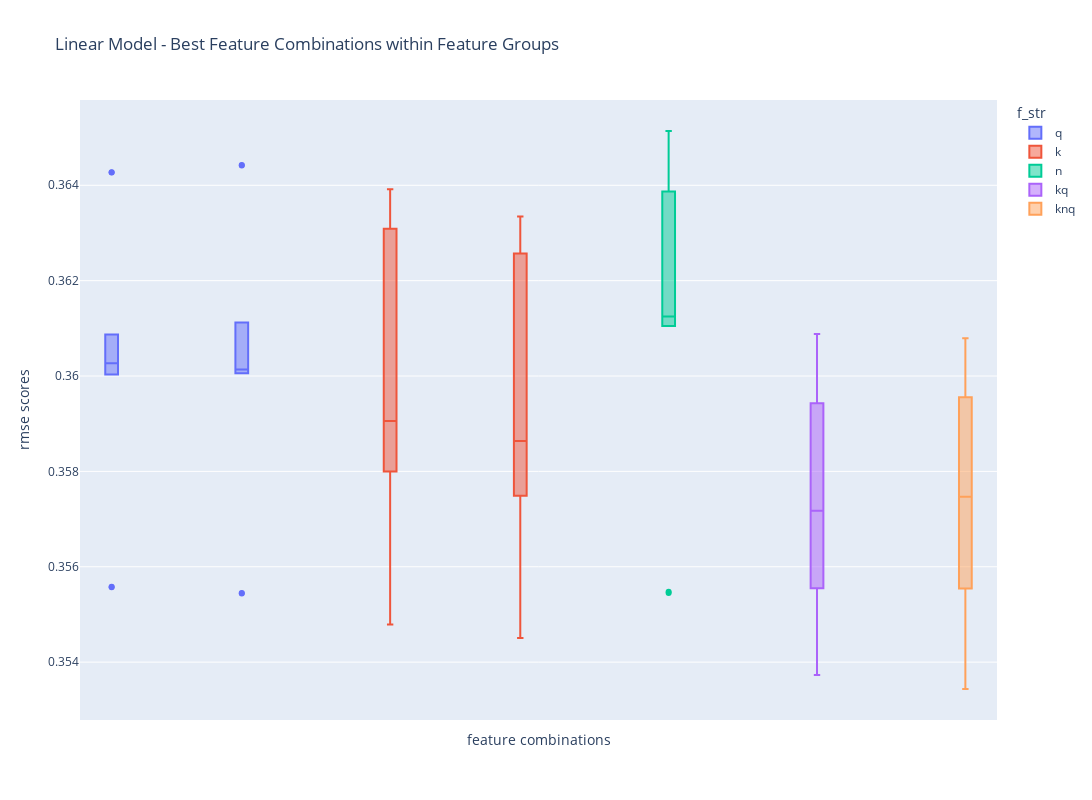

The notebook cell saved with this chart:
### Code cell
fig = px.box(df_metrics[(df_metrics['features'].isin(x)) & (df_metrics['model'] == 'lr')], x='features',
             y='rmse_scores', title='RMSE Boxplot of Best Feature Combinations', color='f_str')
fig.update_layout(height=800, width=1100,
                  title_text="Linear Model - Best Feature Combinations within Feature Groups",
                  xaxis_title="feature combinations", yaxis_title="rmse scores")
fig.update_xaxes(showticklabels=False)
fig.show()

### Figure 1 — Plotly figure (JSON) as saved in the notebook; plotly's stock layout.template omitted (floating-point values rounded to 4 significant figures)
{"data": [{"alignmentgroup": "True", "hovertemplate": "f_str=q<br>features=%{x}<br>rmse_scores=%{y}<extra></extra>", "legendgroup": "q", "marker": {"color": "#636efa"}, "name": "q", "notched": false, "offsetgroup": "q", "orientation": "v", "showlegend": true, "type": "box", "x": ["f_1_num_of_terms,f_3_has_numbers", "f_1_num_of_terms,f_3_has_numbers", "f_1_num_of_terms,f_3_has_numbers", "f_1_num_of_terms,f_3_has_numbers", "f_1_num_of_terms,f_3_has_numbers", "f_1_num_of_terms,f_3_has_numbers,f_4_has_special_char", "f_1_num_of_terms,f_3_has_numbers,f_4_has_special_char", "f_1_num_of_terms,f_3_has_numbers,f_4_has_special_char", "f_1_num_of_terms,f_3_has_numbers,f_4_has_special_char", "f_1_num_of_terms,f_3_has_numbers,f_4_has_special_char", "f_1_num_of_terms,f_3_has_numbers", "f_1_num_of_terms,f_3_has_numbers", "f_1_num_of_terms,f_3_has_numbers", "f_1_num_of_terms,f_3_has_numbers", "f_1_num_of_terms,f_3_has_numbers", "f_1_num_of_terms,f_3_has_numbers,f_4_has_special_char", "f_1_num_of_terms,f_3_has_numbers,f_4_has_special_char", "f_1_num_of_terms,f_3_has_numbers,f_4_has_special_char", "f_1_num_of_terms,f_3_has_numbers,f_4_has_special_char", "f_1_num_of_terms,f_3_has_numbers,f_4_has_special_char"], "x0": " ", "xaxis": "x", "y": [0.3643, 0.36, 0.3603, 0.3609, 0.3556, 0.3644, 0.3601, 0.3601, 0.3611, 0.3555, 0.3643, 0.36, 0.3603, 0.3609, 0.3556, 0.3644, 0.3601, 0.3601, 0.3611, 0.3554], "y0": " ", "yaxis": "y"}, {"alignmentgroup": "True", "hovertemplate": "f_str=k<br>features=%{x}<br>rmse_scores=%{y}<extra></extra>", "legendgroup": "k", "marker": {"color": "#EF553B"}, "name": "k", "notched": false, "offsetgroup": "k", "orientation": "v", "showlegend": true, "type": "box", "x": ["f_6_max_title_score,f_7_sum_title_scores", "f_6_max_title_score,f_7_sum_title_scores", "f_6_max_title_score,f_7_sum_title_scores", "f_6_max_title_score,f_7_sum_title_scores", "f_6_max_title_score,f_7_sum_title_scores", "f_5_num_results,f_6_max_title_score,f_7_sum_title_scores", "f_5_num_results,f_6_max_title_score,f_7_sum_title_scores", "f_5_num_results,f_6_max_title_score,f_7_sum_title_scores", "f_5_num_results,f_6_max_title_score,f_7_sum_title_scores", "f_5_num_results,f_6_max_title_score,f_7_sum_title_scores", "f_6_max_title_score,f_7_sum_title_scores", "f_6_max_title_score,f_7_sum_title_scores", "f_6_max_title_score,f_7_sum_title_scores", "f_6_max_title_score,f_7_sum_title_scores", "f_6_max_title_score,f_7_sum_title_scores", "f_5_num_results,f_6_max_title_score,f_7_sum_title_scores", "f_5_num_results,f_6_max_title_score,f_7_sum_title_scores", "f_5_num_results,f_6_max_title_score,f_7_sum_title_scores", "f_5_num_results,f_6_max_title_score,f_7_sum_title_scores", "f_5_num_results,f_6_max_title_score,f_7_sum_title_scores"], "x0": " ", "xaxis": "x", "y": [0.3631, 0.3591, 0.358, 0.3639, 0.3548, 0.3625, 0.3586, 0.3575, 0.3633, 0.3545, 0.3631, 0.359, 0.358, 0.3639, 0.3548, 0.3626, 0.3586, 0.3575, 0.3633, 0.3545], "y0": " ", "yaxis": "y"}, {"alignmentgroup": "True", "hovertemplate": "f_str=n<br>features=%{x}<br>rmse_scores=%{y}<extra></extra>", "legendgroup": "n", "marker": {"color": "#00cc96"}, "name": "n", "notched": false, "offsetgroup": "n", "orientation": "v", "showlegend": true, "type": "box", "x": ["f_8_max_semantic_score,f_9_avg_semantic_score", "f_8_max_semantic_score,f_9_avg_semantic_score", "f_8_max_semantic_score,f_9_avg_semantic_score", "f_8_max_semantic_score,f_9_avg_semantic_score", "f_8_max_semantic_score,f_9_avg_semantic_score", "f_8_max_semantic_score,f_9_avg_semantic_score", "f_8_max_semantic_score,f_9_avg_semantic_score", "f_8_max_semantic_score,f_9_avg_semantic_score", "f_8_max_semantic_score,f_9_avg_semantic_score", "f_8_max_semantic_score,f_9_avg_semantic_score"], "x0": " ", "xaxis": "x", "y": [0.3651, 0.3613, 0.3612, 0.3639, 0.3554, 0.3651, 0.361, 0.3611, 0.3639, 0.3555], "y0": " ", "yaxis": "y"}, {"alignmentgroup": "True", "hovertemplate": "f_str=kq<br>features=%{x}<br>rmse_scores=%{y}<extra></extra>", "legendgroup": "kq", "marker": {"color": "#ab63fa"}, "name": "kq", "notched": false, "offsetgroup": "kq", "orientation": "v", "showlegend": true, "type": "box", "x": ["f_1_num_of_terms,f_3_has_numbers,f_5_num_results,f_6_max_title_score,f_7_sum_title_scores", "f_1_num_of_terms,f_3_has_numbers,f_5_num_results,f_6_max_title_score,f_7_sum_title_scores", "f_1_num_of_terms,f_3_has_numbers,f_5_num_results,f_6_max_title_score,f_7_sum_title_scores", "f_1_num_of_terms,f_3_has_numbers,f_5_num_results,f_6_max_title_score,f_7_sum_title_scores", "f_1_num_of_terms,f_3_has_numbers,f_5_num_results,f_6_max_title_score,f_7_sum_title_scores", "f_1_num_of_terms,f_3_has_numbers,f_5_num_results,f_6_max_title_score,f_7_sum_title_scores", "f_1_num_of_terms,f_3_has_numbers,f_5_num_results,f_6_max_title_score,f_7_sum_title_scores", "f_1_num_of_terms,f_3_has_numbers,f_5_num_results,f_6_max_title_score,f_7_sum_title_scores", "f_1_num_of_terms,f_3_has_numbers,f_5_num_results,f_6_max_title_score,f_7_sum_title_scores", "f_1_num_of_terms,f_3_has_numbers,f_5_num_results,f_6_max_title_score,f_7_sum_title_scores"], "x0": " ", "xaxis": "x", "y": [0.3608, 0.3572, 0.3555, 0.3594, 0.3538, 0.3609, 0.3572, 0.3556, 0.3594, 0.3537], "y0": " ", "yaxis": "y"}, {"alignmentgroup": "True", "hovertemplate": "f_str=knq<br>features=%{x}<br>rmse_scores=%{y}<extra></extra>", "legendgroup": "knq", "marker": {"color": "#FFA15A"}, "name": "knq", "notched": false, "offsetgroup": "knq", "orientation": "v", "showlegend": true, "type": "box", "x": ["f_1_num_of_terms,f_3_has_numbers,f_5_num_results,f_6_max_title_score,f_7_sum_title_scores,f_8_max_semantic_score,f_9_avg_semantic_score", "f_1_num_of_terms,f_3_has_numbers,f_5_num_results,f_6_max_title_score,f_7_sum_title_scores,f_8_max_semantic_score,f_9_avg_semantic_score", "f_1_num_of_terms,f_3_has_numbers,f_5_num_results,f_6_max_title_score,f_7_sum_title_scores,f_8_max_semantic_score,f_9_avg_semantic_score", "f_1_num_of_terms,f_3_has_numbers,f_5_num_results,f_6_max_title_score,f_7_sum_title_scores,f_8_max_semantic_score,f_9_avg_semantic_score", "f_1_num_of_terms,f_3_has_numbers,f_5_num_results,f_6_max_title_score,f_7_sum_title_scores,f_8_max_semantic_score,f_9_avg_semantic_score", "f_1_num_of_terms,f_3_has_numbers,f_5_num_results,f_6_max_title_score,f_7_sum_title_scores,f_8_max_semantic_score,f_9_avg_semantic_score", "f_1_num_of_terms,f_3_has_numbers,f_5_num_results,f_6_max_title_score,f_7_sum_title_scores,f_8_max_semantic_score,f_9_avg_semantic_score", "f_1_num_of_terms,f_3_has_numbers,f_5_num_results,f_6_max_title_score,f_7_sum_title_scores,f_8_max_semantic_score,f_9_avg_semantic_score", "f_1_num_of_terms,f_3_has_numbers,f_5_num_results,f_6_max_title_score,f_7_sum_title_scores,f_8_max_semantic_score,f_9_avg_semantic_score", "f_1_num_of_terms,f_3_has_numbers,f_5_num_results,f_6_max_title_score,f_7_sum_title_scores,f_8_max_semantic_score,f_9_avg_semantic_score"], "x0": " ", "xaxis": "x", "y": [0.3605, 0.3576, 0.3556, 0.3595, 0.3534, 0.3608, 0.3573, 0.3555, 0.3596, 0.3536], "y0": " ", "yaxis": "y"}], "layout": {"boxmode": "group", "height": 800, "legend": {"title": {"text": "f_str"}, "tracegroupgap": 0}, "title": {"text": "Linear Model - Best Feature Combinations within Feature Groups"}, "width": 1100, "xaxis": {"anchor": "y", "autorange": true, "domain": [0, 1], "range": [-0.5229, 6.523], "showticklabels": false, "title": {"text": "feature combinations"}, "type": "category"}, "yaxis": {"anchor": "x", "autorange": true, "domain": [0, 1], "range": [0.3528, 0.3658], "title": {"text": "rmse scores"}, "type": "linear"}}}
